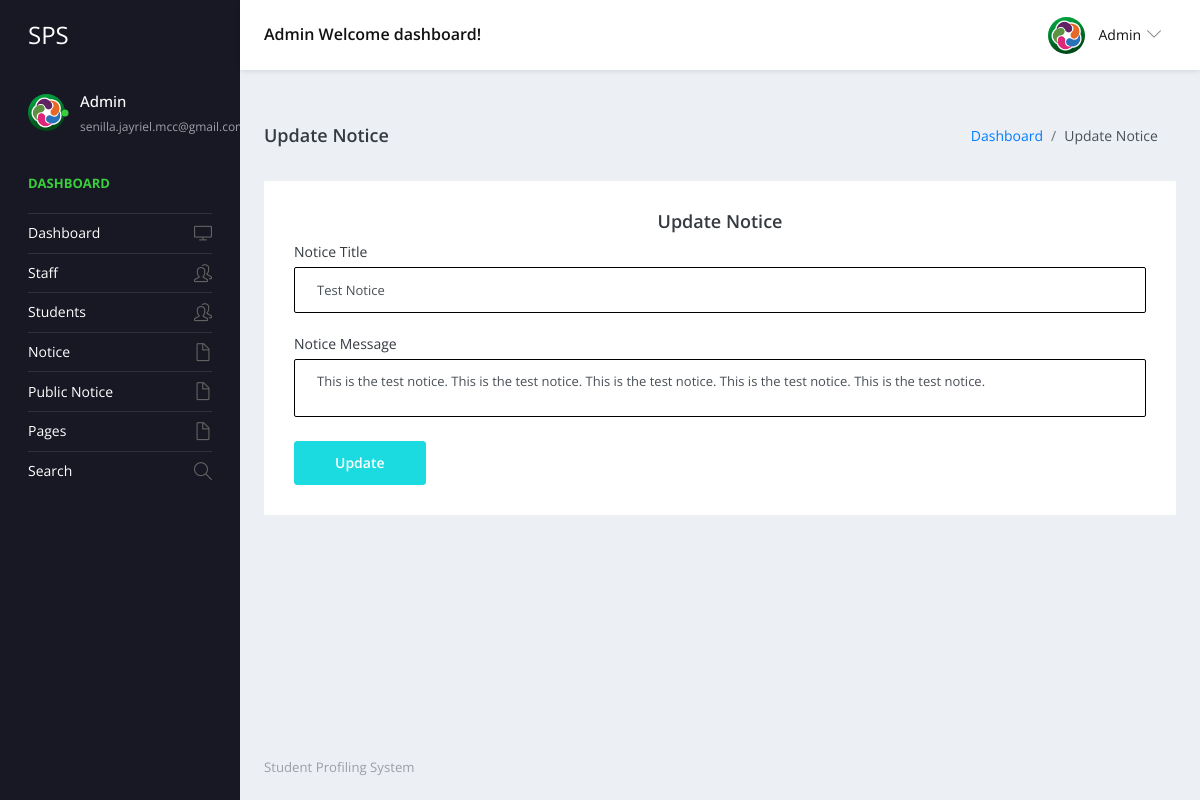
Page /admin/edit-notice-detail.php?editid=7 (signed in) on the committed database.
### tables this page shows
CREATE TABLE `tblnotice` (
  `ID` int(5) NOT NULL,
  `NoticeTitle` mediumtext DEFAULT NULL,
  `ClassId` int(10) DEFAULT NULL,
  `NoticeMsg` mediumtext DEFAULT NULL,
  `CreationDate` timestamp NULL DEFAULT current_timestamp()
);

### admin/edit-notice-detail.php (the view, shortened to what this page needs)
<?php
include('includes/dbconnection.php');
if (strlen($_SESSION['sturecmsaid'] == 0)) {
  header('location:logout.php');
} else {
  ?>
  <!DOCTYPE html>
  <html lang="en">
  <head>
    <link rel="stylesheet" href="vendors/simple-line-icons/css/simple-line-icons.css">
    <link rel="stylesheet" href="vendors/flag-icon-css/css/flag-icon.min.css">
    <link rel="stylesheet" href="vendors/css/vendor.bundle.base.css">
    <link rel="stylesheet" href="vendors/select2/select2.min.css">
    <link rel="stylesheet" href="vendors/select2-bootstrap-theme/select2-bootstrap.min.css">
    <link rel="stylesheet" href="css/style.css" />
  </head>
  <body>
    <div class="container-scroller">
      <?php include_once('includes/header.php'); ?>
      <div class="container-fluid page-body-wrapper">
        <?php include_once('includes/sidebar.php'); ?>
        <div class="main-panel">
          <div class="content-wrapper">
            <div class="page-header">
              <h3 class="page-title">Update Notice </h3>
              <nav aria-label="breadcrumb">
                <ol class="breadcrumb">
                  <li class="breadcrumb-item"><a href="dashboard.php">Dashboard</a></li>
                  <li class="breadcrumb-item active" aria-current="page"> Update Notice</li>
                </ol>
              </nav>
            </div>
            <div class="row">
              <div class="col-12 grid-margin stretch-card">
                <div class="card">
                  <div class="card-body">
                    <h4 class="card-title" style="text-align: center;">Update Notice</h4>
                    <form class="forms-sample" method="post" enctype="multipart/form-data">
                      <?php
                      $eid = $_GET['editid'];
                      $sql = "SELECT NoticeTitle,NoticeMsg,ID as nid from tblnotice where ID=:eid";
                      $query = $dbh->prepare($sql);
                      $query->bindParam(':eid', $eid, PDO::PARAM_STR);
                      $query->execute();
                      $results = $query->fetchAll(PDO::FETCH_OBJ);
                      if ($query->rowCount() > 0) {
                        foreach ($results as $row) { ?>
                          <div class="form-group">
                            <label for="exampleInputName1">Notice Title</label>
                            <input type="text" name="nottitle" value="<?php echo htmlentities($row->NoticeTitle); ?>"
                              class="form-control" required='true'>
                          </div>
                          <div class="form-group">
                            <label for="exampleInputName1">Notice Message</label>
                            <textarea name="notmsg" value="" class="form-control"
                              required='true'><?php echo htmlentities($row->NoticeMsg); ?></textarea>
                          </div>
                          <?php $cnt = $cnt + 1;
                        }
                      } ?>
                      <button type="submit" class="btn btn-primary mr-2" name="submit">Update</button>
                    </form>
                  </div>
                </div>
              </div>
            </div>
          </div>
          <?php include_once('includes/footer.php'); ?>
        </div>
      </div>
    </div>
  </body>
  </html><?php } ?>

### admin/includes/header.php (shortened to what this page needs)
 <nav class="navbar default-layout-navbar col-lg-12 col-12 p-0 fixed-top d-flex flex-row">
        <div class="navbar-brand-wrapper d-flex align-items-center">
          <a class="navbar-brand brand-logo" href="dashboard.php">
            <strong style="color: white;">SPS</strong>
          </a>
        </div><?php
        $aid = isset($_SESSION['sturecmsaid']) ? $_SESSION['sturecmsaid'] : null;
        if ($aid) {
          $sql = "SELECT * from tbladmin where ID=:aid";
          $query = $dbh->prepare($sql);
          $query->bindParam(':aid', $aid, PDO::PARAM_STR);
          $query->execute();
          $results = $query->fetchAll(PDO::FETCH_OBJ);
          if ($query->rowCount() > 0) {
            foreach ($results as $row) {
              $profileImage = !empty($row->Image) ? 'images/' . htmlentities($row->Image) : 'images/faces/face8.jpg';
?>
        <div class="navbar-menu-wrapper d-flex align-items-center flex-grow-1">
          <h5 class="mb-0 font-weight-medium d-none d-lg-flex"><?php  echo htmlentities($row->AdminName);?> Welcome dashboard!</h5>
          <ul class="navbar-nav navbar-nav-right ml-auto">
            <li class="nav-item dropdown d-none d-xl-inline-flex user-dropdown">
              <a class="nav-link dropdown-toggle" id="UserDropdown" href="#" data-toggle="dropdown" aria-expanded="false">
                <img class="img-xs rounded-circle ml-2" src="<?php echo $profileImage; ?>" alt="Profile image"> <span class="font-weight-normal"> <?php  echo htmlentities($row->AdminName);?> </span></a>
                <?php }
          }
        } ?>
            </li>
          </ul>
        </div>
      </nav>

### admin/includes/sidebar.php (shortened to what this page needs)
<nav class="sidebar sidebar-offcanvas" id="sidebar">
  <ul class="nav">
    <li class="nav-item nav-profile">
      <?php
      $aid = isset($_SESSION['sturecmsaid']) ? $_SESSION['sturecmsaid'] : null;
      if ($aid) {
        $sql = "SELECT * from tbladmin where ID=:aid";
        $query = $dbh->prepare($sql);
        $query->bindParam(':aid', $aid, PDO::PARAM_STR);
        $query->execute();
        $results = $query->fetchAll(PDO::FETCH_OBJ);
        if ($query->rowCount() > 0) {
          foreach ($results as $row) {
            $profileImage = !empty($row->Image) ? 'images/' . htmlentities($row->Image) : 'images/faces/face8.jpg';
            ?>
            <a href="profile.php" class="nav-link">
              <div class="profile-image">
                <img class="img-xs rounded-circle" src="<?php echo $profileImage; ?>" alt="profile image">
                <div class="dot-indicator bg-success"></div>
              </div>
              <div class="text-wrapper">
                <p class="profile-name"><?php echo htmlentities($row->AdminName); ?></p>
                <p class="designation"><?php echo htmlentities($row->Email); ?></p>
              </div>
            </a>
          <?php }
        }
      } ?>
    </li>
    <li class="nav-item nav-category">
      <span class="nav-link">Dashboard</span>
    </li>
    <li class="nav-item">
      <a class="nav-link" href="dashboard.php">
        <span class="menu-title">Dashboard</span>
        <i class="icon-screen-desktop menu-icon"></i>
      </a>
    </li>
    <li class="nav-item">
      <a class="nav-link" data-toggle="collapse" href="#ui-basic-staff" aria-expanded="false"
        aria-controls="ui-basic-staff">
        <span class="menu-title">Staff</span>
        <i class="icon-people menu-icon"></i>
      </a>
    </li>
    <li class="nav-item">
      <a class="nav-link" data-toggle="collapse" href="#ui-basic-students" aria-expanded="false"
        aria-controls="ui-basic-students">
        <span class="menu-title">Students</span>
        <i class="icon-people menu-icon"></i>
      </a>
    </li>
    <li class="nav-item">
      <a class="nav-link" data-toggle="collapse" href="#auth" aria-expanded="false" aria-controls="auth">
        <span class="menu-title">Notice</span>
        <i class="icon-doc menu-icon"></i>
      </a>
    </li>
    <li class="nav-item">
      <a class="nav-link" data-toggle="collapse" href="#auth1" aria-expanded="false" aria-controls="auth">
        <span class="menu-title">Public Notice</span>
        <i class="icon-doc menu-icon"></i>
      </a>
    <li class="nav-item">
      <a class="nav-link" data-toggle="collapse" href="#auth2" aria-expanded="false" aria-controls="auth">
        <span class="menu-title">Pages</span>
        <i class="icon-doc menu-icon"></i>
      </a>
    </li>
    <li class="nav-item">
      <a class="nav-link" href="search.php">
        <span class="menu-title">Search</span>
        <i class="icon-magnifier menu-icon"></i>
      </a>
    </li>
    </li>
  </ul>
</nav>

### rows in the picture
tblnotice: nottitle "Test Notice", notmsg "This is the test notice. This is the test notice. This is the test notice. This is the test notice. This is the test notice."

### other values in the picture
$row->AdminName "Admin"
